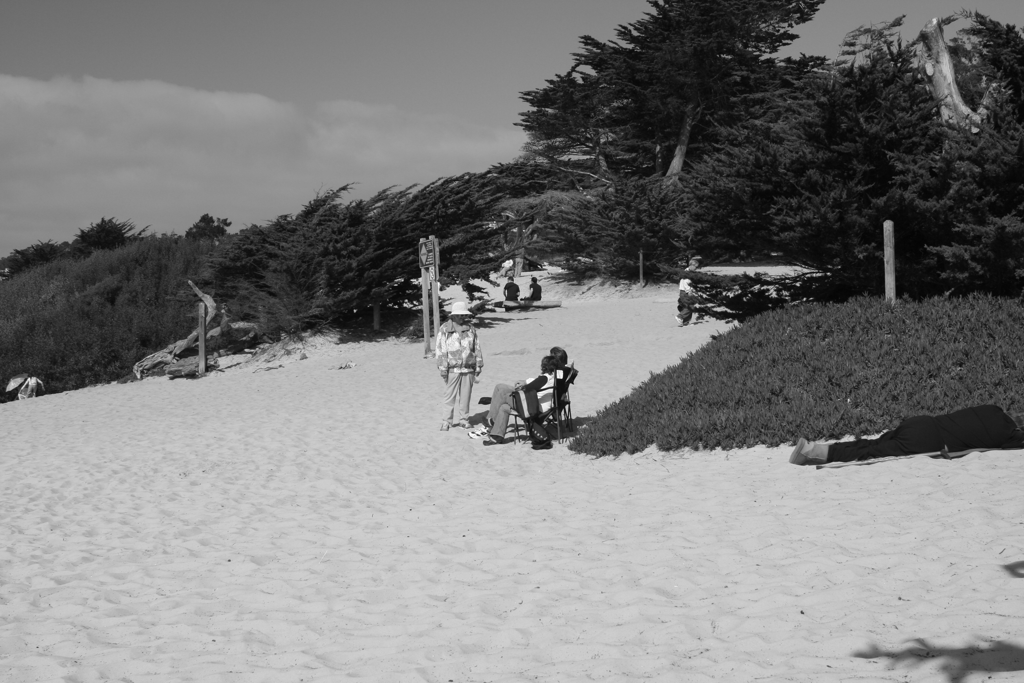
#> input picture carmel1.png, 1024 x 683 px
$ jupyter execute --allow-errors features.ipynb
#> lines starting #> are read from the running program, lines starting #| are printed output that depends on the picture
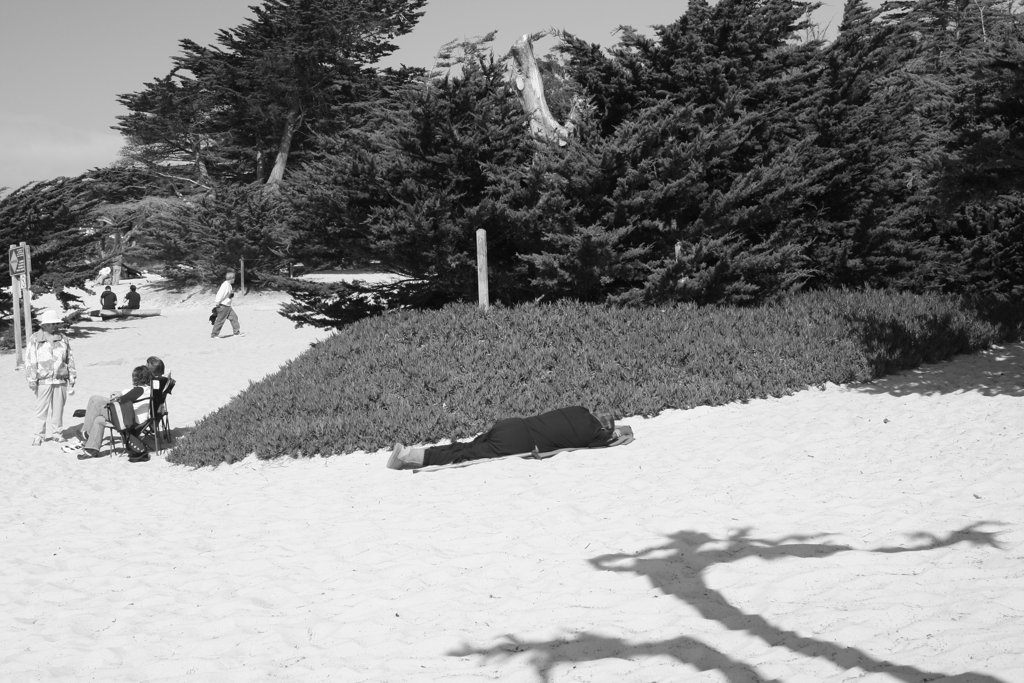
#> input picture carmel2.png, 1024 x 683 px
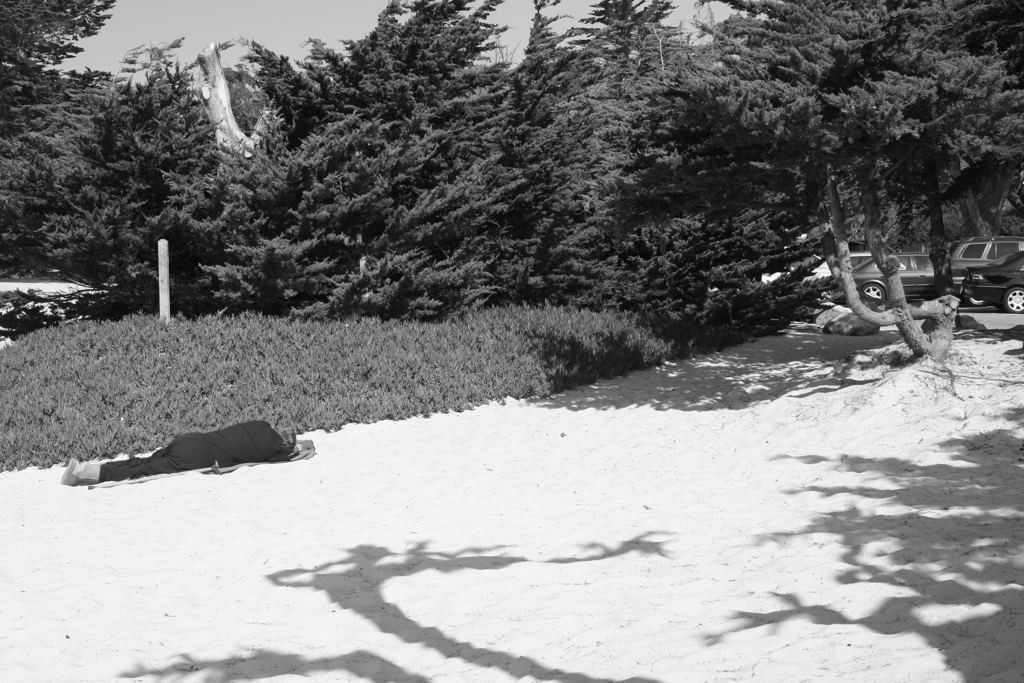
#> input picture carmel3.png, 1024 x 683 px
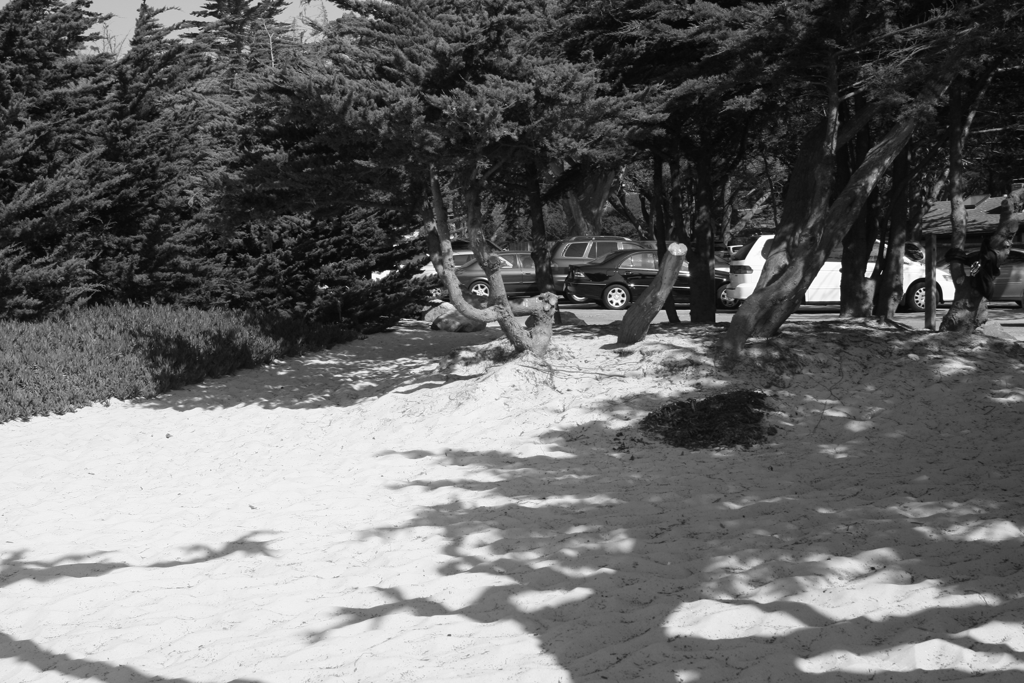
#> input picture carmel4.png, 1024 x 683 px
# Feature Detection

#### The SIFT & SURF algorithms are patented by their respective creators, and while they are free to use in academic and research settings, you should technically be obtaining a license/permission from the creators if you are using them in a commercial (i.e. for-profit) application.

[cell 1]
import sys
import os
import numpy as np
import math
import random
import cv2
from numpy.linalg import inv


class ImageInfo:
    def __init__(self, name, img, position):
        self.name = name
        self.img = img
        self.position = position

def computeMapping(leftImage, rightImage):
    leftGrey = cv2.cvtColor(leftImage, cv2.COLOR_BGR2GRAY)
    rightGrey = cv2.cvtColor(rightImage, cv2.COLOR_BGR2GRAY)

    # surf
    surf = cv2.xfeatures2d.SURF_create()
    leftKeypoints, leftDescriptors = surf.detectAndCompute(leftGrey, None)
    rightKeypoints, rightDescriptors = surf.detectAndCompute(rightGrey, None)
    bf = cv2.BFMatcher(cv2.NORM_L1,crossCheck=False)

    # [11 lines of commented-out code are left out]

    matches = bf.match(leftDescriptors, rightDescriptors)
    matches = sorted(matches, key=lambda x: x.distance)
    # Minimize matches
    nMatches = int( 20 * len(matches) / 100)
    if nMatches < 4:
        return None
    matches = matches[:nMatches]
    motionModel = 1
    nRANSAC = 500
    RANSACThreshold = 0.1

    alignMatrix,inmatches = alignPair(leftKeypoints, rightKeypoints, matches, motionModel, nRANSAC, RANSACThreshold)
    print(f'* Matches: {len(inmatches)}')
    # Map feature pts in both images
    img3 = cv2.drawMatches(leftGrey,leftKeypoints,rightGrey,rightKeypoints,inmatches,None,flags=cv2.DrawMatchesFlags_NOT_DRAW_SINGLE_POINTS)
    cv2.namedWindow('Features', cv2.WINDOW_NORMAL)
    cv2.imshow('Features',img3)
    cv2.waitKey(0)

    # [5 lines of commented-out code are left out]

    return alignMatrix

# [346 lines left out: functions alignPair, computeHomography, getInliers, leastSquaresFit, blendImages, getAccSize and 6 more, not called in this run]

#> (the rest of this cell did not finish here and is left out)
